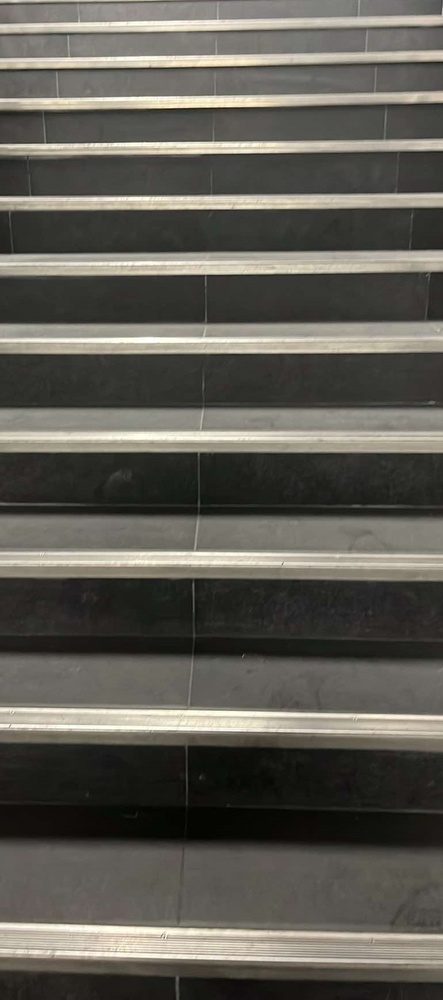
#> input picture data/raw/Groupe1_Image1.jpg, 443 x 1000 px, shrunk from 771 x 1739 before the run
$ python -i gradient_orientation.py   (imports and definitions only)   (older library calls are emulated)
#> lines starting #> are read from the running program, lines starting #| are printed output that depends on the picture; after the words box and inside, x2 and y2 are one past the last pixel; in counts of white or black regions, pixels touching at a corner belong together
#> further down, picture is the input picture: shape (1000, 443, 3); mean B, G, R 84.5, 92.3, 94.8
import cv2
import numpy as np

def preprocess_gradient_orientation(image):
    """
    Booste les bords horizontaux avec un filtrage basé sur l'orientation du gradient.
    Utile pour capter les structures bien droites
    """
    gray = cv2.cvtColor(image, cv2.COLOR_BGR2GRAY)
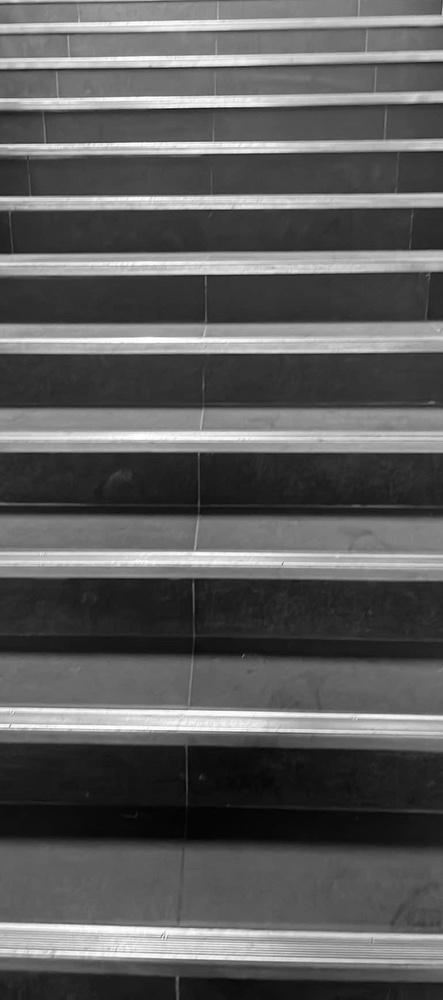
#> gray: shape (1000, 443); min 1, max 255, mean 92.1

    # Calcul des gradients avec Sobel (détecte les changements de luminosité)
    grad_x = cv2.Sobel(gray, cv2.CV_64F, 1, 0, ksize=3)  # Dérivée en X
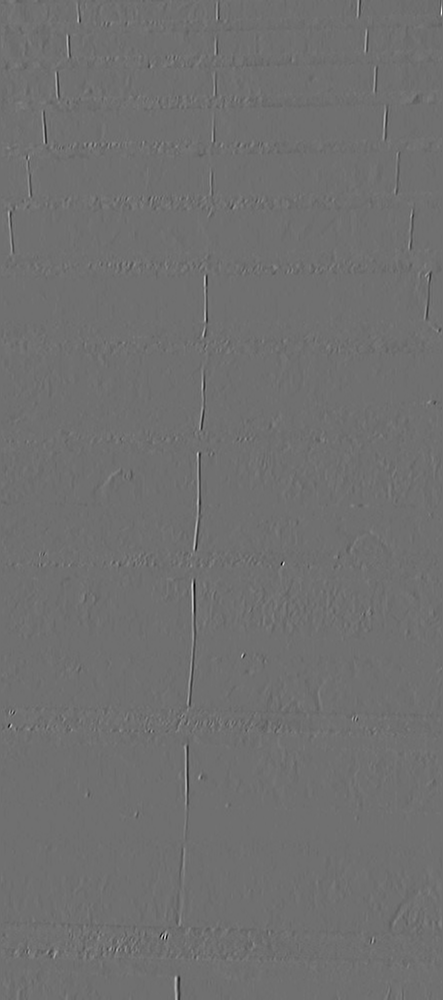
#> grad_x: shape (1000, 443) float64; min -362, max 462, mean 0; drawn with min black and max white
    grad_y = cv2.Sobel(gray, cv2.CV_64F, 0, 1, ksize=3)  # Dérivée en Y
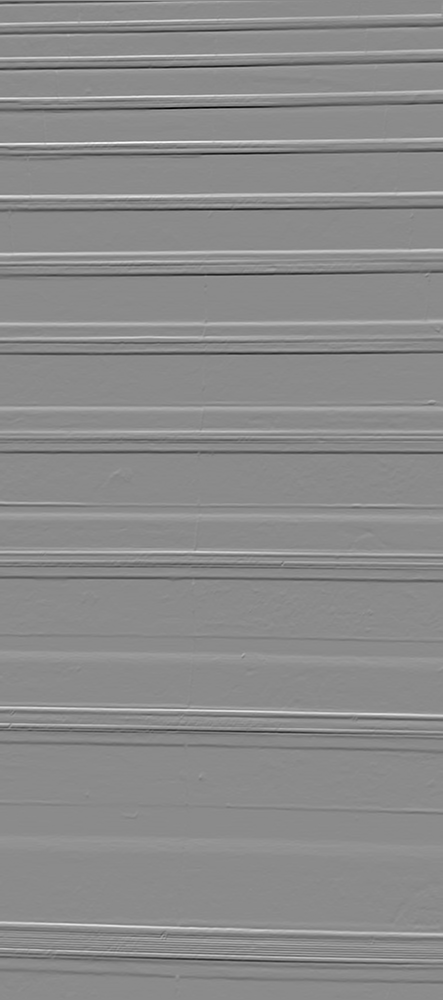
#> grad_y: shape (1000, 443) float64; min -862, max 716, mean -0.9; drawn with min black and max white

    # Module et orientation du gradient (force et direction du changement)
    magnitude = np.sqrt(grad_x**2 + grad_y**2)
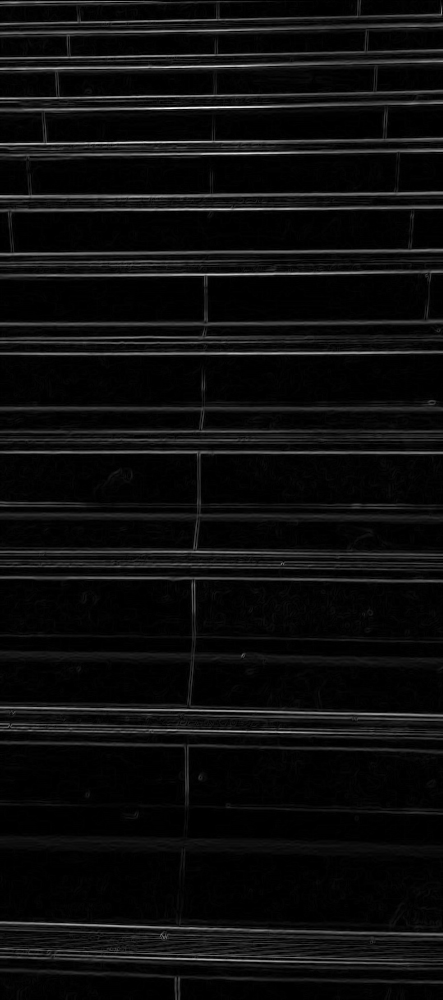
#> magnitude: shape (1000, 443) float64; min 0, max 862.2, mean 45.4; drawn with min black and max white
    orientation = np.arctan2(grad_y, grad_x) * 180 / np.pi  # Converti en degrés
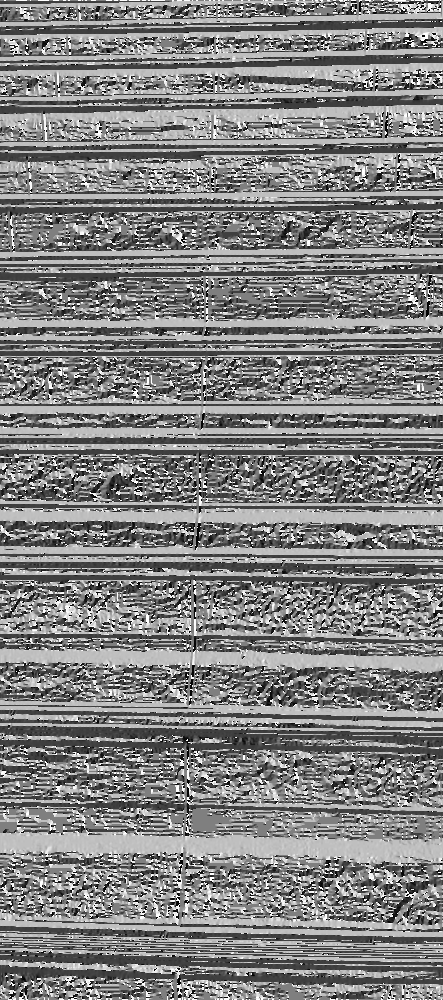
#> orientation: shape (1000, 443) float64; min -179.8, max 180, mean 2.9; drawn with min black and max white

    # Masque les gradients quasi-horizontaux (±20° autour de l'horizontale)
    horizontal_mask = np.zeros_like(gray)
    horizontal_mask[np.where((orientation >= -20) & (orientation <= 20) |
                             (orientation >= 160) | (orientation <= -160))] = 1

    # Applique le masque sur la magnitude du gradient
    horizontal_edges = (magnitude * horizontal_mask).astype(np.uint8)

    # Normalisation sur 8 bits (0-255)
    horizontal_edges = cv2.normalize(horizontal_edges, None, 0, 255, cv2.NORM_MINMAX)

    # Seuillage pour obtenir une image binaire
    _, binary = cv2.threshold(horizontal_edges, 50, 255, cv2.THRESH_BINARY)
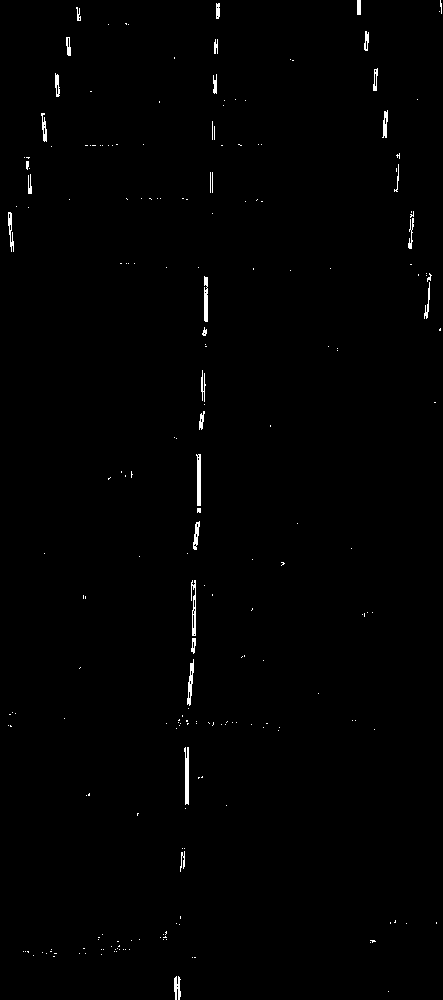
#> binary: shape (1000, 443); 0.69% white; 226 white regions (194 under 20 px), largest, box (x1, y1, x2, y2) and area: (184, 747, 189, 805) 223, (196, 454, 201, 506) 205, (191, 580, 196, 636) 173

    # Nettoyage avec morpho (comble les petits trous)
    kernel = np.ones((1, 15), np.uint8)  # Kernel allongé pour garder les lignes nettes
    cleaned = cv2.morphologyEx(binary, cv2.MORPH_CLOSE, kernel)
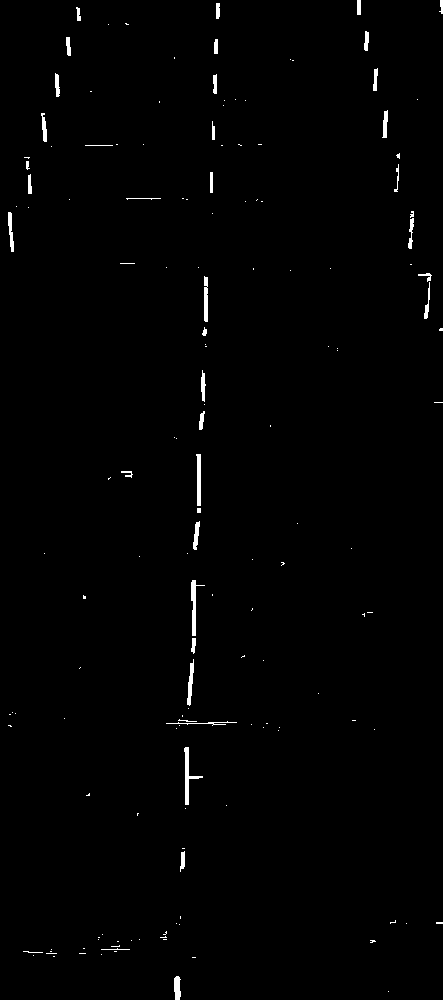
#> cleaned: shape (1000, 443); 0.86% white; 155 white regions (114 under 20 px), largest, box (x1, y1, x2, y2) and area: (184, 747, 203, 805) 274, (191, 580, 205, 636) 243, (196, 454, 201, 506) 210

    return cleaned

>>> import cv2
>>> picture = cv2.imread('../../data/raw/Groupe1_Image1.jpg')
>>> result = preprocess_gradient_orientation(picture)

$ run again, on data/raw/Groupe1_Image10.jpg
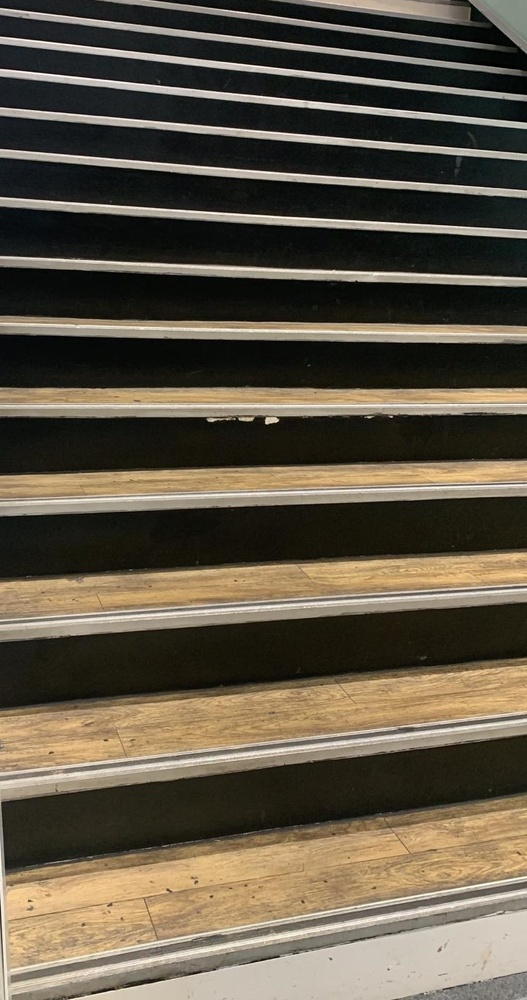
#> input picture data/raw/Groupe1_Image10.jpg, 527 x 1000 px, shrunk from 732 x 1388 before the run
#> picture is the input picture: shape (1000, 527, 3); mean B, G, R 70.2, 86.2, 95.3
#> in preprocess_gradient_orientation, `_, binary = cv2.threshold(horizontal_edges, 50, 255, cv2.THRESH_BINARY)`:
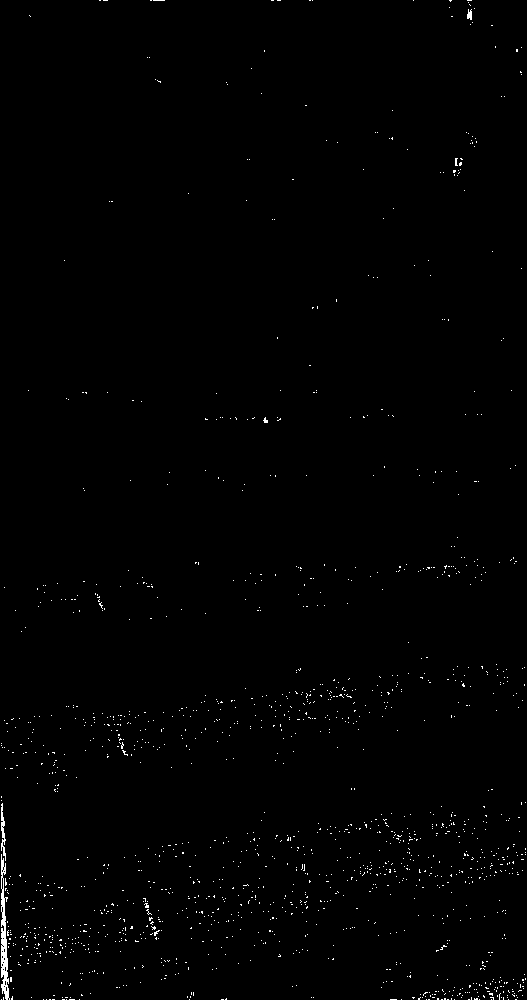
#> binary: shape (1000, 527); 0.64% white in thin lines or dots
#> in preprocess_gradient_orientation, `cleaned = cv2.morphologyEx(binary, cv2.MORPH_CLOSE, kernel)`:
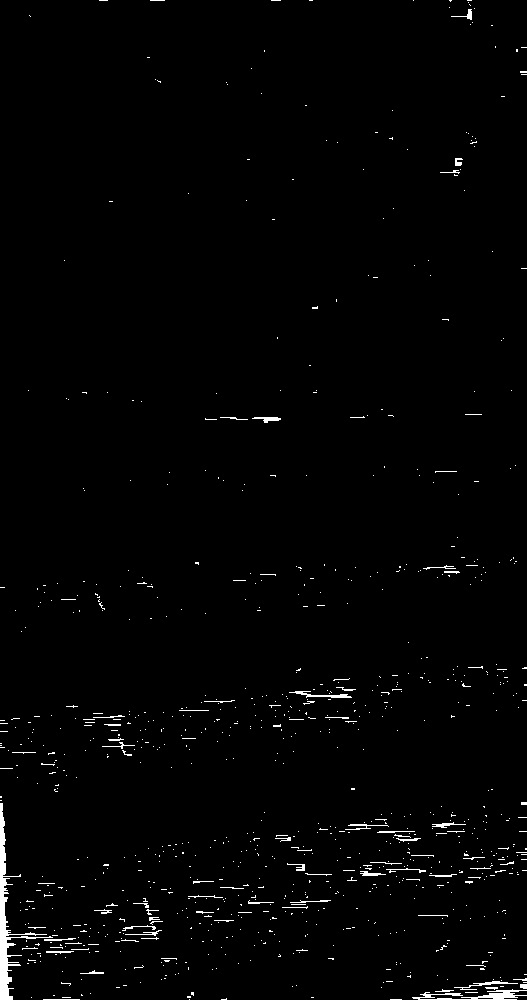
#> cleaned: shape (1000, 527); 1.4% white; 917 white regions (851 under 20 px), largest, box (x1, y1, x2, y2) and area: (0, 803, 53, 1000) 1493, (412, 989, 527, 1000) 509, (289, 691, 352, 698) 166

$ run again, on data/raw/Groupe1_Image2.jpg
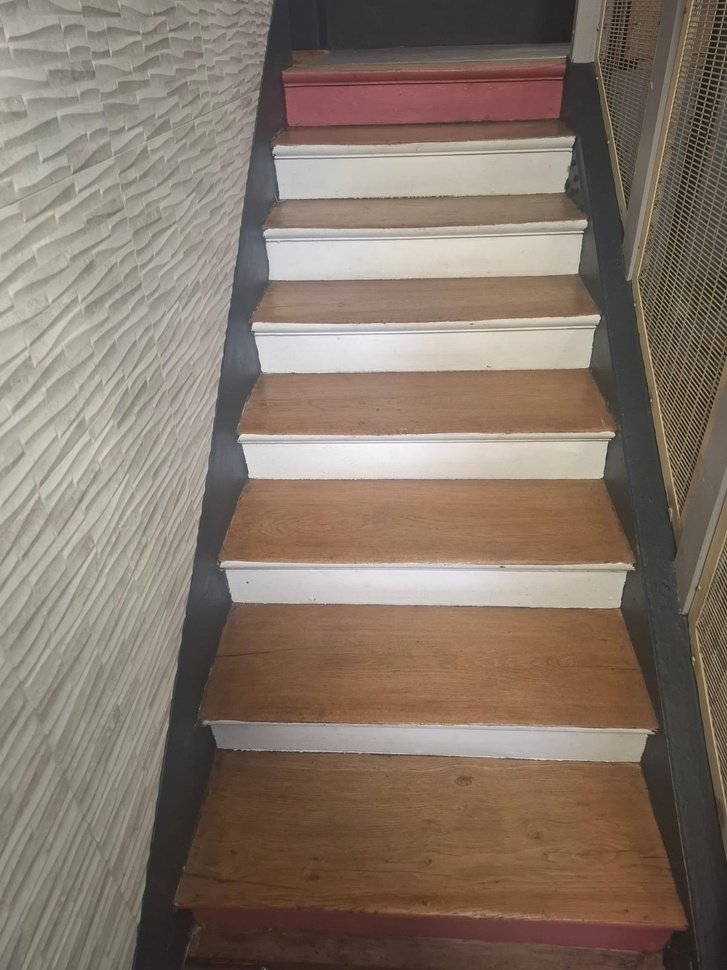
#> input picture data/raw/Groupe1_Image2.jpg, 727 x 970 px, shrunk from 1200 x 1600 before the run
#> picture is the input picture: shape (970, 727, 3); mean B, G, R 105.4, 118.3, 133.1
#> in preprocess_gradient_orientation, `_, binary = cv2.threshold(horizontal_edges, 50, 255, cv2.THRESH_BINARY)`:
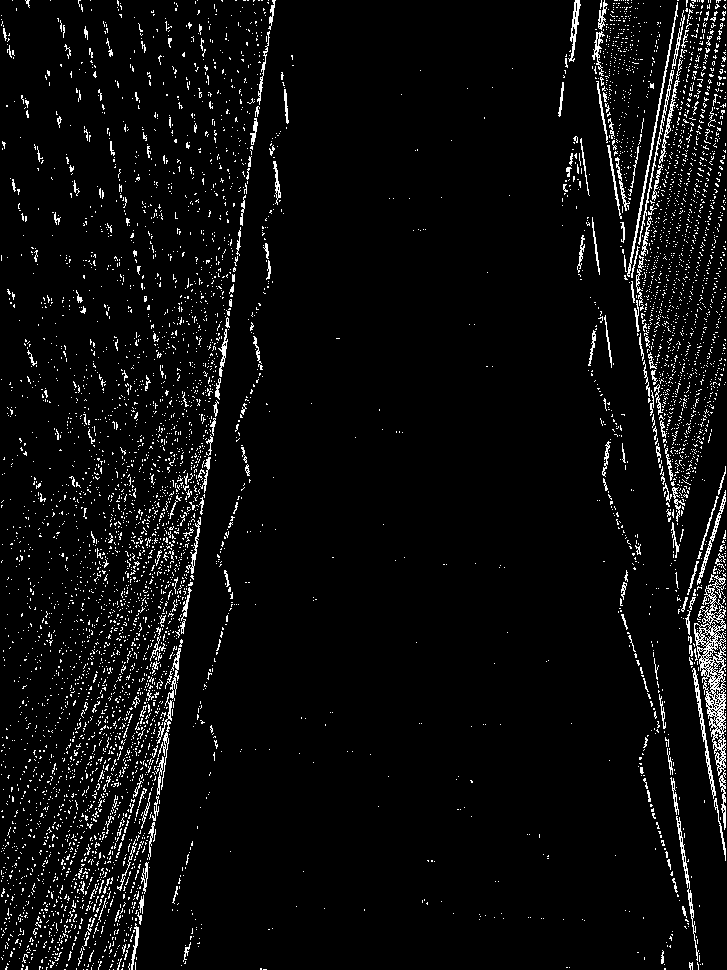
#> binary: shape (970, 727); 4.7% white in thin lines or dots
#> in preprocess_gradient_orientation, `cleaned = cv2.morphologyEx(binary, cv2.MORPH_CLOSE, kernel)`:
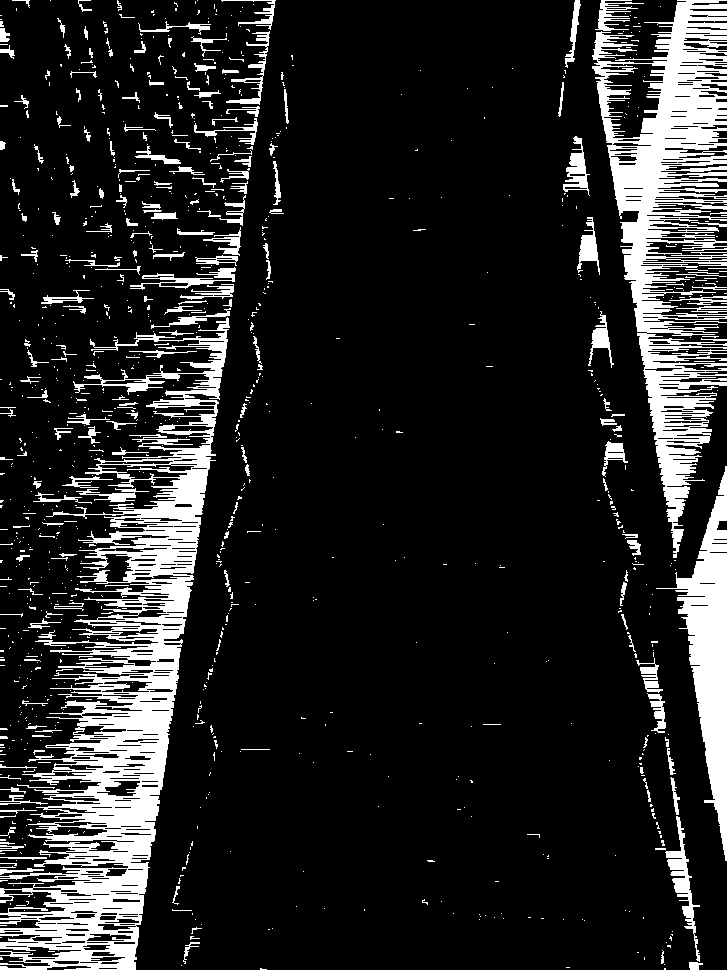
#> cleaned: shape (970, 727); 14.4% white; 1054 white regions (839 under 20 px), largest, box (x1, y1, x2, y2) and area: (0, 317, 230, 970) 41202, (592, 0, 727, 558) 28432, (656, 466, 727, 861) 9367

$ run again, on data/raw/Groupe1_Image3.jpg
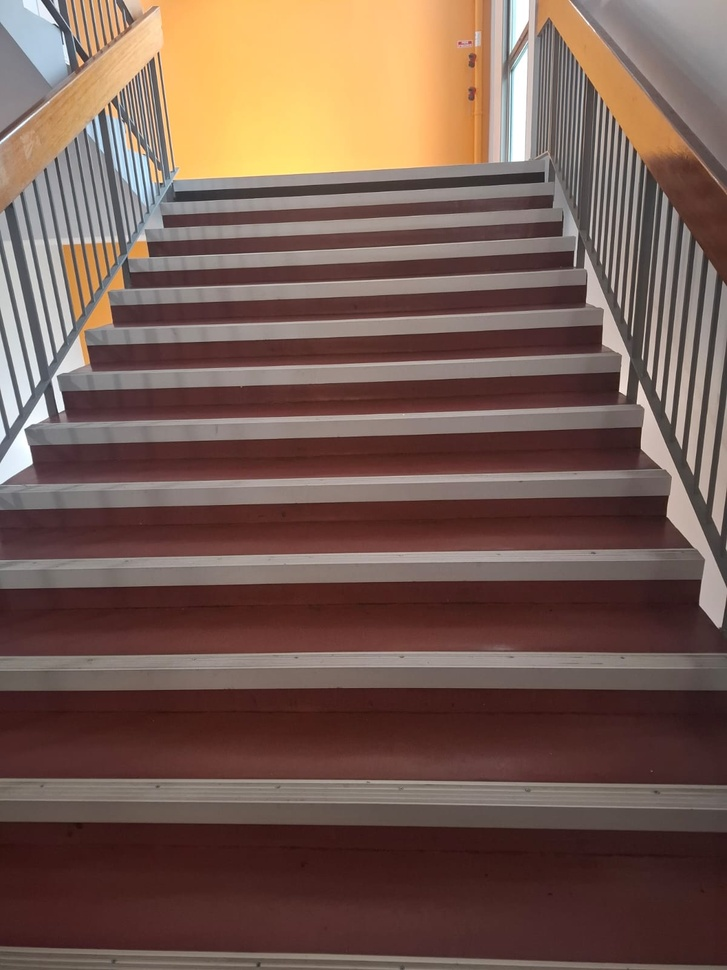
#> input picture data/raw/Groupe1_Image3.jpg, 727 x 970 px, shrunk from 1200 x 1600 before the run
#> picture is the input picture: shape (970, 727, 3); mean B, G, R 81.8, 92, 118.2
#> binary: shape (970, 727); 5.9% white in thin lines or dots
#> in preprocess_gradient_orientation, `cleaned = cv2.morphologyEx(binary, cv2.MORPH_CLOSE, kernel)`:
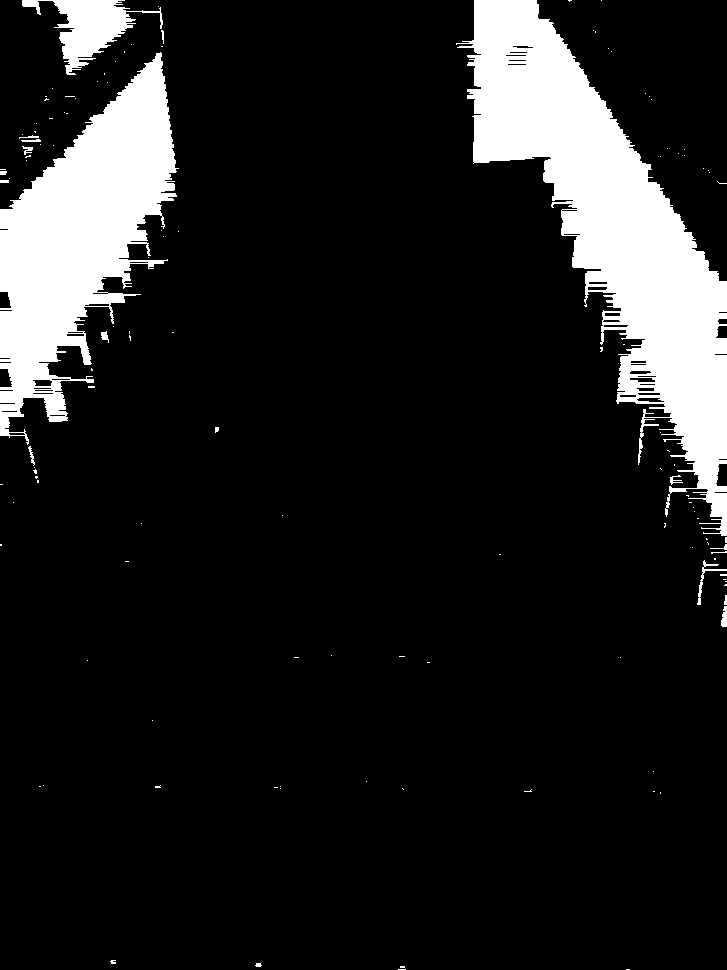
#> cleaned: shape (970, 727); 12.6% white; 127 white regions (108 under 20 px), largest, box (x1, y1, x2, y2) and area: (456, 0, 727, 536) 50480, (0, 52, 179, 445) 33287, (22, 0, 163, 75) 3731
